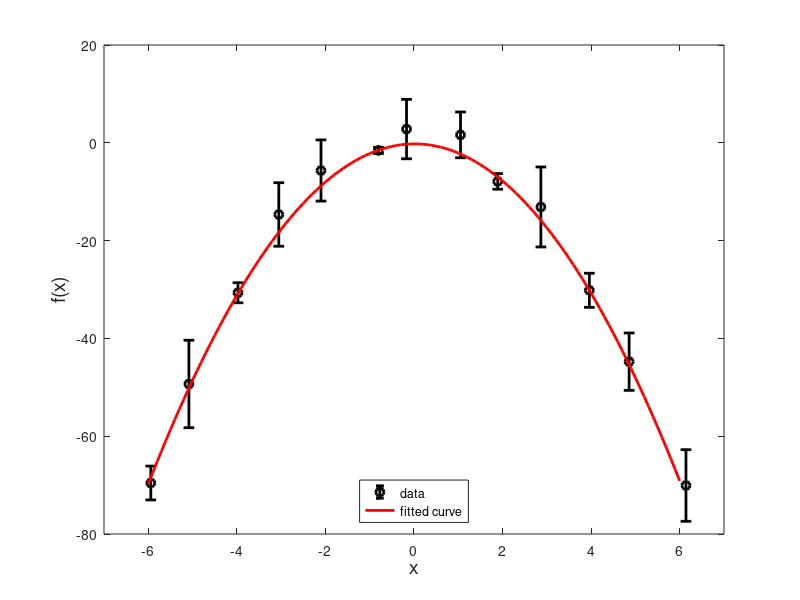

The MATLAB script that drew this image:
%**************************************************************************
%*     Example 12.6                                                       *
%*     filename: ch12pr06.m                                               *
%*     program listing number: 12.6                                       *
%*                                                                        *
%*     This program interpolates 11-point data with the quadratic         *
%*     regression method.                                                 *
%*                                                                        *
%*     Programed by Ryoichi Kawai for Computational Physics Course.       *
%*     Last modification:  02/25/2017.                                    *
%**************************************************************************
clear all

% Generate a noisy data set
N=13;
sm=5.0;
for i=1:N
    x(i)=i-7.+random('unif',-0.2,0.2);
    s(i)=random('norm',0,sm/2)+sm;
    y(i)=-2*x(i)^2+s(i)*random('unif',0.2,0.9);
end

M=3; % number of parameters

% Construct Jacobian matrix and a vector
for i=1:N
    for j=1:M
        J(i,j)=x(i)^(j-1)/s(i);
    end
    b(i)=y(i)/s(i);
end

% Solve the linear equation
A=J'*J;
c=J'*b';
lambda=A\c;

% constructe the fitted curve
K=121;
z=linspace(-6.0,6.0,K);
f=lambda(1)+lambda(2)*z+lambda(3)*z.^2;

r=errorbar(x,y,s,'o');
set(r,'linewidth',2,'color','black')
hold on

p=plot(z,f);
set(p,'linewidth',2,'color','red')
xlabel('x','fontsize',14)
ylabel('f(x)','fontsize',14)
legend('data','fitted curve')
legend('location','south')
xlim([-7 7]);
hold off

